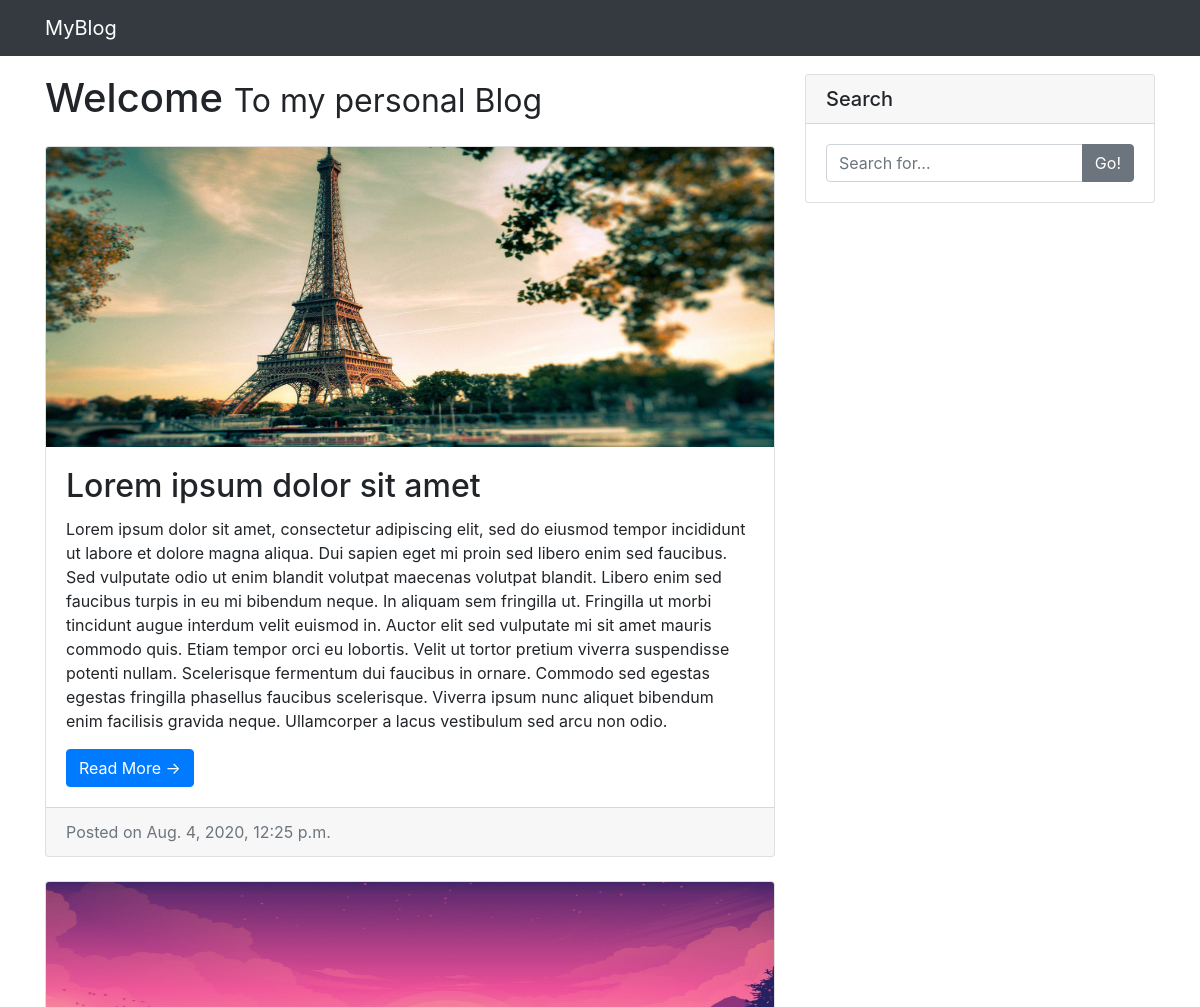
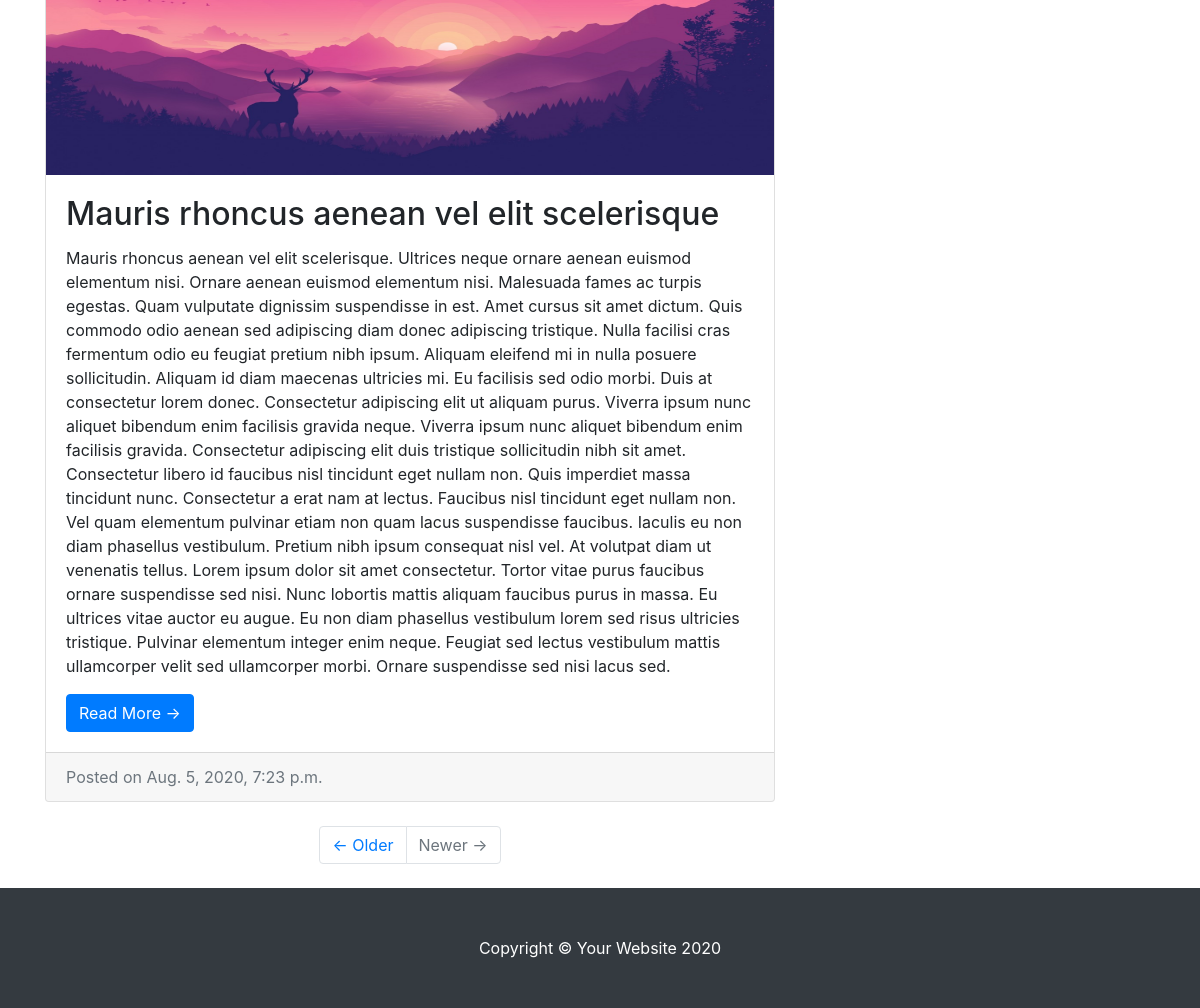
The page / on the database its author committed (2 pictures, top to bottom).
### blog/models.py (models this page shows)
class Post(models.Model):
    title = models.CharField(max_length=60)
    content = models.TextField()
    pub_date = models.DateTimeField()
    image = models.ImageField(blank=True, null=True)

### blog/views.py (the view)
# urls.py: path('', views.homepage, name='homepage'),
def homepage(request):
    posts = Post.objects.all()
    return render(request, 'homepage.html', {
        'posts': posts,
    })

### blog/templates/homepage.html (shortened to what this page needs)
{%extends 'base.html'%}
{%block content%}
  <div class="container">
    <div class="row" style="margin-top:50px;">
      <div class="col-md-8">
        <h1 class="my-4">Welcome
          <small>To my personal Blog</small>
        </h1>
          {% for post in posts %}
            <div class="card mb-4">
                {% if post.image %}
              <img class="card-img-top" src="{{ post.image.url }}" alt="Card image cap" style="max-height: 300px; max-width:750px;">
                {% endif %}
              <div class="card-body">
                <h2 class="card-title">{{ post.title }}</h2>
                <p class="card-text">{{ post.content }}</p>
                <a href="/post/{{post.id}}" class="btn btn-primary">Read More &rarr;</a>
              </div>
              <div class="card-footer text-muted">
                Posted on {{ post.pub_date }}
              </div>
            </div>
          {% endfor %}
        <ul class="pagination justify-content-center mb-4">
          <li class="page-item">
            <a class="page-link" href="#">&larr; Older</a>
          </li>
          <li class="page-item disabled">
            <a class="page-link" href="#">Newer &rarr;</a>
          </li>
        </ul>
      </div>
      <div class="col-md-4" style="float: right;">
        <div class="card my-4">
          <h5 class="card-header">Search</h5>
          <div class="card-body">
            <form method="GET" action="{% url 'search'%}">
              <div class="input-group">
              <input type="text" name="search" class="form-control" placeholder="Search for...">
              <span class="input-group-append">
                <button class="btn btn-secondary" type="submit">Go!</button>
              </span>
            </div>
            </form>
          </div>
        </div>
      </div>
    </div>
  </div>
{%endblock%}

### rows shown on the page
Post: image (picture), title "Lorem ipsum dolor sit amet", content "Lorem ipsum dolor sit amet, consectetur adipiscing elit, sed do eiusmod tempor incididunt ut labore et dolore magna aliqua. Dui sapien eget mi proin sed libero enim sed faucibus. Sed vulputate odio ut enim blandit volutpat maecenas volutpat blandit. Libero enim sed faucibus turpis in eu mi bibendum neque. In aliquam sem fringilla ut. Fringilla ut morbi tincidunt augue interdum velit euismod in. Auctor elit sed vulputate mi sit amet mauris commodo quis. Etiam tempor orci eu lobortis. Velit ut tortor pretium viverra suspendisse potenti nullam. Scelerisque fermentum dui faucibus in ornare. Commodo sed egestas egestas fringilla phasellus faucibus scelerisque. Viverra ipsum nunc aliquet bibendum…", pub_date "Aug. 4, 2020, 12:25 p.m."
Post: image (picture), title "Mauris rhoncus aenean vel elit scelerisque", content "Mauris rhoncus aenean vel elit scelerisque. Ultrices neque ornare aenean euismod elementum nisi. Ornare aenean euismod elementum nisi. Malesuada fames ac turpis egestas. Quam vulputate dignissim suspendisse in est. Amet cursus sit amet dictum. Quis commodo odio aenean sed adipiscing diam donec adipiscing tristique. Nulla facilisi cras fermentum odio eu feugiat pretium nibh ipsum. Aliquam eleifend mi in nulla posuere sollicitudin. Aliquam id diam maecenas ultricies mi. Eu facilisis sed odio morbi. Duis at consectetur lorem donec. Consectetur adipiscing elit ut aliquam purus. Viverra ipsum nunc aliquet bibendum enim facilisis gravida neque. Viverra ipsum nunc aliquet bibendum enim facilisis…", pub_date "Aug. 5, 2020, 7:23 p.m."
